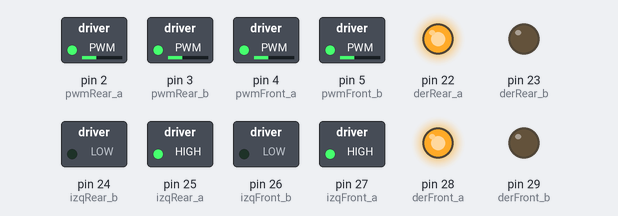
A sketch run on a simulated Arduino Mega 2560, built with avr-gcc and run on an emulated ATmega2560. Parts: switched loads named in the sketch (green lamp = pin HIGH), output pins drawn as LEDs (lit = HIGH).

Above: at 0.05 s.
At 2.05 s:
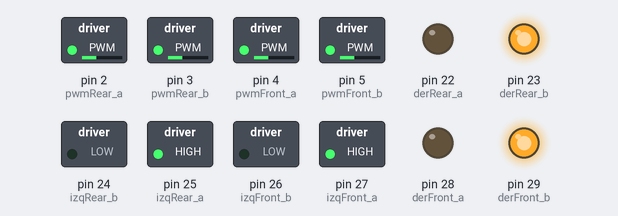
At 4.05 s:
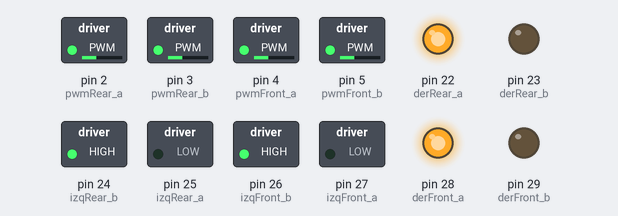
At 6.05 s:
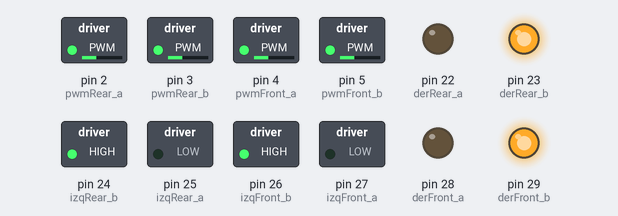
At 7.95 s:
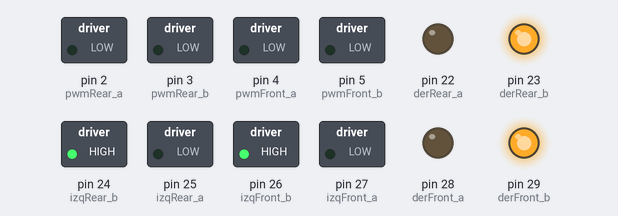
Timing chart, 0 to 10.4 s (numbered marks = the images above):
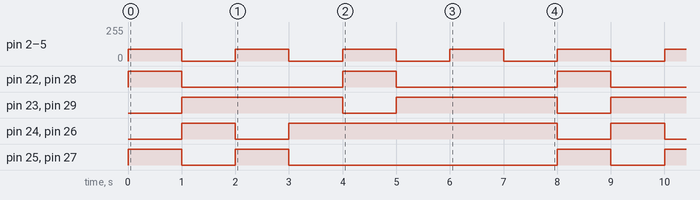

Measured:
- by itself, pin 2 (pwmRear_a), pin 3 (pwmRear_b), pin 4 (pwmFront_a), pin 5 (pwmFront_b): alternates 90/255 for 1.0 s and 0/255 for 1.0 s
- by itself, pin 22 (derRear_a), pin 28 (derFront_a): alternates HIGH for 1.0 s and LOW for 3.0 s
- by itself, pin 23 (derRear_b), pin 29 (derFront_b): alternates HIGH for 3.0 s and LOW for 1.0 s
- by itself, pin 24 (izqRear_b), pin 26 (izqFront_b): repeats every 8.0 s: LOW 1.0 s, HIGH 5.0 s, LOW 1.0 s, HIGH 1.0 s
- by itself, pin 25 (izqRear_a), pin 27 (izqFront_a): repeats every 8.0 s: LOW 1.0 s, HIGH 1.0 s, LOW 5.0 s, HIGH 1.0 s

The sketch:

motors_test.ino
```cpp
//pines de motores
const int pwmRear_a = 2;
const int derRear_a = 22;
const int derRear_b = 23;
const int pwmRear_b = 3;
const int izqRear_a = 25;
const int izqRear_b = 24;
const int pwmFront_a = 4;
const int derFront_a = 28;
const int derFront_b = 29;
const int pwmFront_b = 5;
const int izqFront_a = 27;
const int izqFront_b = 26;
const int pwm = 90;

void avanzar(){
    analogWrite(pwmRear_a,pwm);
    digitalWrite(derRear_a,HIGH);
    digitalWrite(derRear_b,LOW);
    analogWrite(pwmRear_b,pwm);
    digitalWrite(izqRear_a,HIGH);
    digitalWrite(izqRear_b,LOW);
    analogWrite(pwmFront_a,pwm);
    digitalWrite(derFront_a,HIGH);
    digitalWrite(derFront_b,LOW);
    analogWrite(pwmFront_b,pwm);
    digitalWrite(izqFront_a,HIGH);
    digitalWrite(izqFront_b,LOW);
}
void girarDer(){
    analogWrite(pwmRear_a,pwm);
    digitalWrite(derRear_a,LOW);
    digitalWrite(derRear_b,HIGH);
    analogWrite(pwmRear_b,pwm);
    digitalWrite(izqRear_a,HIGH);
    digitalWrite(izqRear_b,LOW);
    analogWrite(pwmFront_a,pwm);
    digitalWrite(derFront_a,LOW);
    digitalWrite(derFront_b,HIGH);
    analogWrite(pwmFront_b,pwm);
    digitalWrite(izqFront_a,HIGH);
    digitalWrite(izqFront_b,LOW);
}
void girarIzq(){
    analogWrite(pwmRear_a,pwm);
    digitalWrite(derRear_a,HIGH);
    digitalWrite(derRear_b,LOW);
    analogWrite(pwmRear_b,pwm);
    digitalWrite(izqRear_a,LOW);
    digitalWrite(izqRear_b,HIGH);
    analogWrite(pwmFront_a,pwm);
    digitalWrite(derFront_a,HIGH);
    digitalWrite(derFront_b,LOW);
    analogWrite(pwmFront_b,pwm);
    digitalWrite(izqFront_a,LOW);
    digitalWrite(izqFront_b,HIGH);
}
void atras(){
    analogWrite(pwmRear_a,pwm);
    digitalWrite(derRear_a,LOW);
    digitalWrite(derRear_b,HIGH);
    analogWrite(pwmRear_b,pwm);
    digitalWrite(izqRear_a,LOW);
    digitalWrite(izqRear_b,HIGH);
    analogWrite(pwmFront_a,pwm);
    digitalWrite(derFront_a,LOW);
    digitalWrite(derFront_b,HIGH);
    analogWrite(pwmFront_b,pwm);
    digitalWrite(izqFront_a,LOW);
    digitalWrite(izqFront_b,HIGH);
}
void parar(){
    analogWrite(pwmRear_a,0);
    digitalWrite(derRear_a,LOW);
    digitalWrite(derRear_b,HIGH);
    analogWrite(pwmRear_b,0);
    digitalWrite(izqRear_a,LOW);
    digitalWrite(izqRear_b,HIGH);
    analogWrite(pwmFront_a,0);
    digitalWrite(derFront_a,LOW);
    digitalWrite(derFront_b,HIGH);
    analogWrite(pwmFront_b,0);
    digitalWrite(izqFront_a,LOW);
    digitalWrite(izqFront_b,HIGH);
}
void setup (){
    Serial.begin(115200);
    pinMode(pwmRear_a, OUTPUT);
    pinMode(derRear_a, OUTPUT);
    pinMode(derRear_b, OUTPUT);
    pinMode(pwmRear_b, OUTPUT);
    pinMode(izqRear_a, OUTPUT);
    pinMode(izqRear_b, OUTPUT);
    pinMode(pwmFront_a, OUTPUT);
    pinMode(derFront_a, OUTPUT);
    pinMode(derFront_b, OUTPUT);
    pinMode(pwmFront_b, OUTPUT);
    pinMode(izqFront_a, OUTPUT);
    pinMode(izqFront_b, OUTPUT);
}
void loop(){
    avanzar();
    delay(1000);
    parar();
    delay(1000);
    girarDer();
    delay(1000);
    parar();
    delay(1000);
    girarIzq();
    delay(1000);
    parar();
    delay(1000);
    atras();
    delay(1000);
    parar();
    delay(1000);
}
```
